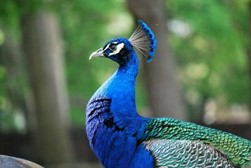
%> input picture Peacock.jpg, 251 x 168 px
$ octave impathon.m   (GNU Octave 9; MATLAB toolbox functions it lacks are replaced by stand-ins)
%> lines starting %> are read from the running program, lines starting %| are printed output that depends on the picture

image = imread("C:\Impathon\Peacock.jpg");
%> image is the input picture: size 168x251x3 uint8; mean R, G, B 81.1, 108.3, 91.6
image_gray = rgb2gray(image);
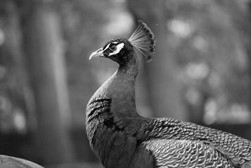
%> image_gray: size 168x251 uint8; min 1, max 254, mean 98.3

dft_image = fft2(double(image_gray));


magnitude_spectrum = abs(fftshift(dft_image));
figure;
subplot(1, 2, 1);
imshow(image);
title('Original Image');
subplot(1, 2, 2);
imshow(log(1 + magnitude_spectrum), []);
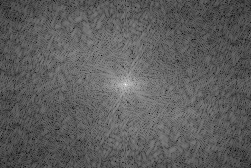
%> displayed picture: size 168x251, on the screen's scale of 0 to 255; min 0, max 255, mean 93.2
title('Magnitude Spectrum (log scale)');


dft_rows = fft(image_gray, [], 2);
dft_cols = fft(dft_rows, [], 1);

separability_error = max(max(abs(dft_image - dft_cols)));
%> separability_error = 6.62e-11

if separability_error < 1e-10
    disp('The 2D DFT is separable.');
else
    disp('The 2D DFT is not separable.');
end


periodicity_error = max(max(abs(dft_image - dft_image(1, 1))));
%> periodicity_error = 4459036.3

if periodicity_error < 1e-10
    disp('The 2D DFT is periodic.');
else
    disp('The 2D DFT is not periodic.');
end
